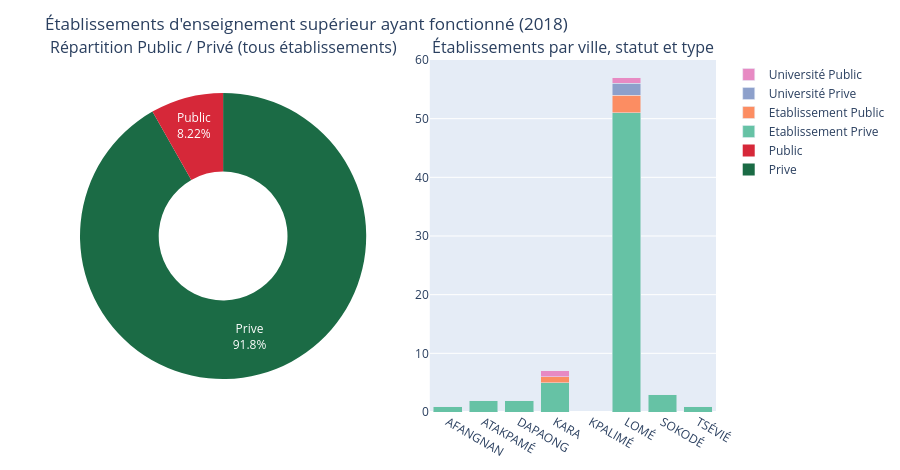

Notebook source saved alongside this figure:
### Markdown cell above
<a id="6"></a>
## 6. Établissements d'enseignement supérieur — public vs privé (donnée réelle, 2018)

### Code cell
pub_priv = df_repart.groupby(["type", "statut"])["Value"].sum().unstack(fill_value=0)
display(pub_priv)

fig = make_subplots(rows=1, cols=2, specs=[[{"type": "domain"}, {"type": "xy"}]],
                     subplot_titles=("Répartition Public / Privé (tous établissements)",
                                      "Établissements par ville, statut et type"))

totals_statut = df_repart.groupby("statut")["Value"].sum()
fig.add_trace(go.Pie(labels=totals_statut.index, values=totals_statut.values,
                      marker_colors=[PALETTE[0], PALETTE[2]], hole=0.45,
                      textinfo="label+percent"), row=1, col=1)

city_type_statut = df_repart.groupby(["villes", "type", "statut"])["Value"].sum().reset_index()
city_type_statut["label"] = city_type_statut["type"] + " " + city_type_statut["statut"]
for i, lab in enumerate(city_type_statut["label"].unique()):
    d = city_type_statut[city_type_statut["label"] == lab]
    fig.add_trace(go.Bar(x=d["villes"], y=d["Value"], name=lab,
                          marker_color=px.colors.qualitative.Set2[i % 8]), row=1, col=2)

fig.update_layout(barmode="stack", height=470, margin=dict(t=60, b=10),
                   title_text="Établissements d'enseignement supérieur ayant fonctionné (2018)")
fig.show()

print(f"Sur {int(df_repart['Value'].sum())} structures recensées en 2018, "
      f"{totals_statut.get('Prive', 0) / totals_statut.sum() * 100:.0f}% relèvent du secteur privé — "
      f"Lomé concentre à elle seule {int(city_type_statut[city_type_statut['villes']=='LOMÉ']['Value'].sum())} structures.")

### Figure 1 — Plotly figure (JSON) as saved in the notebook; plotly's stock layout.template omitted (floating-point values rounded to 4 significant figures)
{"data": [{"domain": {"x": [0.0, 0.45], "y": [0.0, 1.0]}, "hole": 0.45, "labels": ["Prive", "Public"], "marker": {"colors": ["#1B6B45", "#D62839"]}, "textinfo": "label+percent", "type": "pie", "values": [67, 6]}, {"marker": {"color": "rgb(102,194,165)"}, "name": "Etablissement Prive", "type": "bar", "x": ["AFANGNAN", "ATAKPAMÉ", "DAPAONG", "KARA", "KPALIMÉ", "LOMÉ", "SOKODÉ", "TSÉVIÉ"], "xaxis": "x", "y": [1, 2, 2, 5, 0, 51, 3, 1], "yaxis": "y"}, {"marker": {"color": "rgb(252,141,98)"}, "name": "Etablissement Public", "type": "bar", "x": ["AFANGNAN", "ATAKPAMÉ", "DAPAONG", "KARA", "KPALIMÉ", "LOMÉ", "SOKODÉ", "TSÉVIÉ"], "xaxis": "x", "y": [0, 0, 0, 1, 0, 3, 0, 0], "yaxis": "y"}, {"marker": {"color": "rgb(141,160,203)"}, "name": "Université Prive", "type": "bar", "x": ["AFANGNAN", "ATAKPAMÉ", "DAPAONG", "KARA", "KPALIMÉ", "LOMÉ", "SOKODÉ", "TSÉVIÉ"], "xaxis": "x", "y": [0, 0, 0, 0, 0, 2, 0, 0], "yaxis": "y"}, {"marker": {"color": "rgb(231,138,195)"}, "name": "Université Public", "type": "bar", "x": ["AFANGNAN", "ATAKPAMÉ", "DAPAONG", "KARA", "KPALIMÉ", "LOMÉ", "SOKODÉ", "TSÉVIÉ"], "xaxis": "x", "y": [0, 0, 0, 1, 0, 1, 0, 0], "yaxis": "y"}], "layout": {"annotations": [{"font": {"size": 16}, "showarrow": false, "text": "Répartition Public / Privé (tous établissements)", "x": 0.225, "xanchor": "center", "xref": "paper", "y": 1.0, "yanchor": "bottom", "yref": "paper"}, {"font": {"size": 16}, "showarrow": false, "text": "Établissements par ville, statut et type", "x": 0.775, "xanchor": "center", "xref": "paper", "y": 1.0, "yanchor": "bottom", "yref": "paper"}], "barmode": "stack", "height": 470, "margin": {"b": 10, "t": 60}, "title": {"text": "Établissements d'enseignement supérieur ayant fonctionné (2018)"}, "xaxis": {"anchor": "y", "domain": [0.55, 1.0]}, "yaxis": {"anchor": "x", "domain": [0.0, 1.0]}}}
